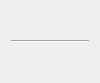
<?xml version="1.0" encoding="UTF-8"?>
<ui version="4.0">
 <class>ContentsReward</class>
 <widget class="QWidget" name="ContentsReward">
  <property name="geometry">
   <rect>
    <x>0</x>
    <y>0</y>
    <width>100</width>
    <height>83</height>
   </rect>
  </property>
  <property name="windowTitle">
   <string>Form</string>
  </property>
  <layout class="QVBoxLayout" name="vLayoutMain">
   <item>
    <layout class="QHBoxLayout" name="hLayoutInput"/>
   </item>
   <item>
    <widget class="Line" name="line">
     <property name="orientation">
      <enum>Qt::Horizontal</enum>
     </property>
    </widget>
   </item>
   <item>
    <layout class="QVBoxLayout" name="vLayoutOutput"/>
   </item>
  </layout>
 </widget>
 <resources/>
 <connections/>
</ui>
